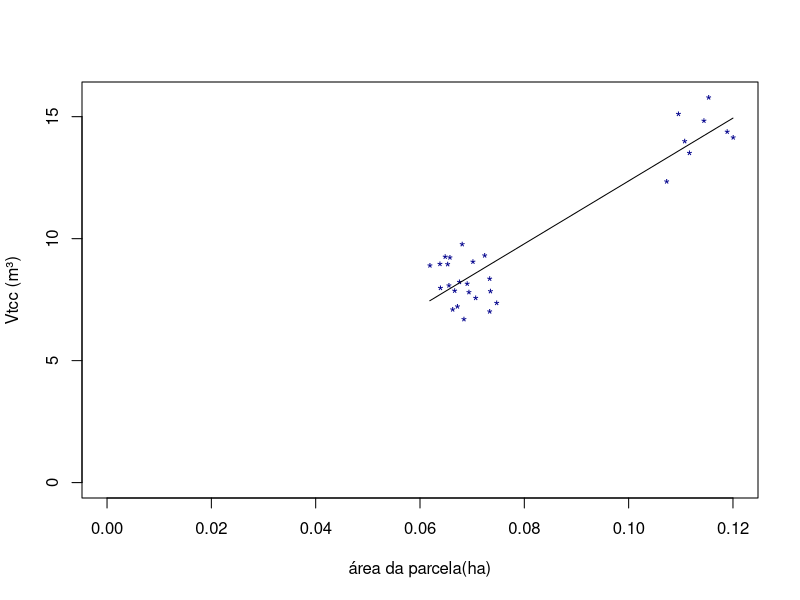

Write the R code that produced this figure.
#ACS - ESTIMADOR DE REGRESSÃO

parc<-read.csv2('dados_raz_reg.csv');
View(parc);
names(parc);

(comp_frag<-mean(parc$compfrag));
(larg_parc<-mean(parc$larg_parc));
(area_frag<-mean(parc$areafrag));

#Número de parcelas cabíveis
(nt<-comp_frag/larg_parc);

(x<-parc$areaparc/10000);
(y<-parc$vtcc);

x11();
plot(x,y,xlim=c(0,max(x)),ylim=c(0,max(y)),
     xlab='área da parcela(ha)',ylab='Vtcc (m³)',pch='*', col='darkblue');

aj<-lm(y~x);
lines(x,predict(aj));
summary(aj);

(xme<-(mean(x))); #Média estimada de x
(xm<-area_frag/nt); #Média populacional da variável auxiliar
(yme<-mean(y)); #Média estimada de y
(n<-length(y)); #Número de amostras

(b<-sum((y-yme)*(x-xme))/sum((x-xme)^2));
#OU
(b<-as.vector(coef(lm(y~x))[2]));

#varyx: Porção da variância de y que não pode ser explicada pela relação
#linear com x
(varyx=sum((y-yme-b*(x-xme))^2)/(n-2));

(ymreg<-yme+b*(xm-xme)); #Média da parcela

(varmedia<-(1-n/nt)*(1/n)*varyx); #Variância da média estimada
(erro_pad_media<-sqrt(varmedia)); #Erro padrão da média

(erro_inv<-qt(0.975,n-1)*erro_pad_media); #Erro do inventário (m³/parcela)
(erro_invperc<-round(erro_inv/ymreg*100,2)); #Erro do inventário (m³/parcela)

(ytreg<-ymreg*nt); #m³/população
(yhareg<-ytreg/area_frag); #m³/ha




